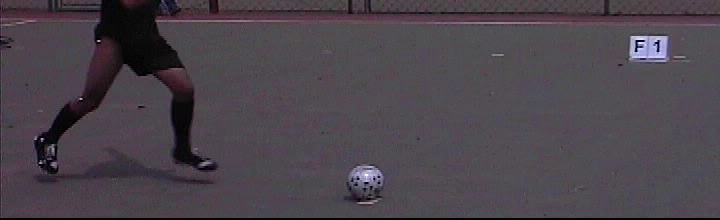
#> input picture frame 6 of c1.avi, 720 x 220 px
$ python codigobola.py
#> lines starting #> are read from the running program, lines starting #| are printed output that depends on the picture; after the words box and inside, x2 and y2 are one past the last pixel; in counts of white or black regions, pixels touching at a corner belong together
import cv2
import numpy as np
import matplotlib.pyplot as plt
import pandas as pd

# Definir o caminho do vídeo
video_path = "C:\\Users\\carol\\Downloads\\IBmBiomec\\Tarefa2\\c1.avi"

# Carregar o vídeo
cap = cv2.VideoCapture(video_path)
if not cap.isOpened():
    print("Erro ao abrir o vídeo. Verifique o caminho do arquivo.")
    exit()

# Lista para armazenar as coordenadas 2D da bola em cada frame
coordinates_2d = []

while cap.isOpened():
    ret, frame = cap.read()
#> frame is the input picture: shape (220, 720, 3); mean B, G, R 76.4, 68.5, 75.8
    if not ret:
        break

    # Converter para escala de cinza
    gray = cv2.cvtColor(frame, cv2.COLOR_BGR2GRAY)

    # Aplicar suavização
    gray = cv2.GaussianBlur(gray, (11, 11), 0)  # Reduzir o tamanho do kernel para uma suavização mais leve
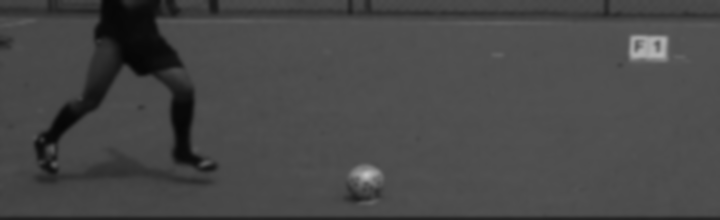
#> gray: shape (220, 720); min 6, max 194, mean 71.7

    # Aplicar limite para reduzir ruídos
    _, thresh = cv2.threshold(gray, 120, 255, cv2.THRESH_BINARY)
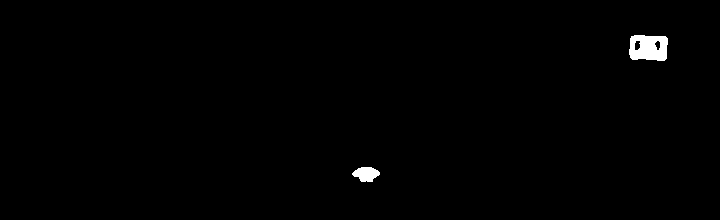
#> thresh: shape (220, 720); 0.71% white; 2 white regions, box (x1, y1, x2, y2) and area: (629, 35, 668, 61) 835, (352, 167, 380, 182) 295

    # Detectar círculos usando a Transformada de Hough com parâmetros ajustados
    circles = cv2.HoughCircles(
        thresh, cv2.HOUGH_GRADIENT, dp=1.5, minDist=30,
        param1=70, param2=20, minRadius=8, maxRadius=35
    )
#> circles = [[642.8, 45.75, 13.85]]

    # Se houver círculos detectados
    if circles is not None:
        circles = np.round(circles[0, :]).astype("int")
#> circles = [[643, 46, 14]]
        x, y, r = circles[0]  # Pegando o primeiro círculo encontrado
#> x = 643; y = 46; r = 14
        coordinates_2d.append((x, y))

        # Desenhar o círculo detectado para visualização
        cv2.circle(frame, (x, y), r, (0, 255, 0), 4)
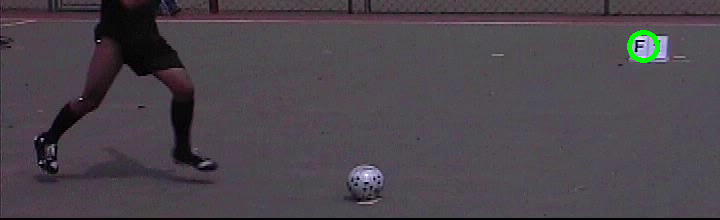
#> frame: shape (220, 720, 3); 0.28% of pixels changed, all inside (x1, y1, x2, y2) = (627, 30, 660, 63)

    # Mostrar o frame com a bola detectada (opcional)
    cv2.imshow("Detecção da Bola", frame)
    if cv2.waitKey(1) & 0xFF == ord('q'):  # Pressione 'q' para sair manualmente
#> (key q is pressed here)
        break

cap.release()
cv2.destroyAllWindows()

# Verificar se temos dados de coordenadas 2D suficientes
if len(coordinates_2d) == 0:
    print("Nenhum círculo foi detectado nos frames do vídeo.")
    exit()

# Converter coordinates_2d para um array Numpy
coordinates_2d = np.array(coordinates_2d)
#> coordinates_2d = [[643, 46]]

# Criar um DataFrame do pandas a partir das coordenadas
df = pd.DataFrame(coordinates_2d, columns=['x', 'y'])
#> df = table of 1 rows and 2 columns

# Definir o caminho para salvar o CSV
csv_file_path = "C:\\Users\\carol\\Downloads\\coordenadas_bola.csv"
df.to_csv(csv_file_path, index=False)

print(f"Coordenadas salvas em {csv_file_path}")

# Plotar a trajetória da bola em 2D
plt.figure()
plt.plot(coordinates_2d[:, 0], coordinates_2d[:, 1], 'o-', color='blue')
plt.xlabel("X (pixels)")
plt.ylabel("Y (pixels)")
plt.title("Trajetória da Bola em 2D")
plt.gca().invert_yaxis()  # Inverter o eixo Y para corresponder à orientação da imagem
plt.show()
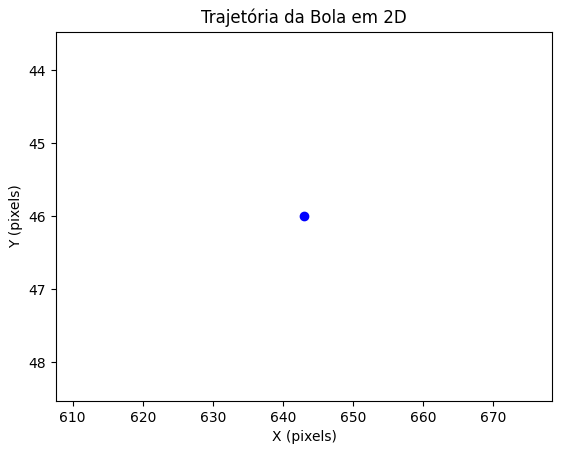
#> figure drawn by matplotlib, 1 panel

# falta ajustar o reconhecimento de círculos

$ run again, starting later in the video
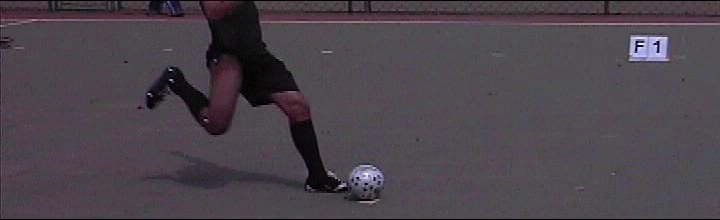
#> input picture frame 28 of c1.avi, 720 x 220 px
#> frame is the input picture: shape (220, 720, 3); mean B, G, R 76.2, 68.2, 75.7
#> `gray = cv2.GaussianBlur(gray, (11, 11), 0)`:
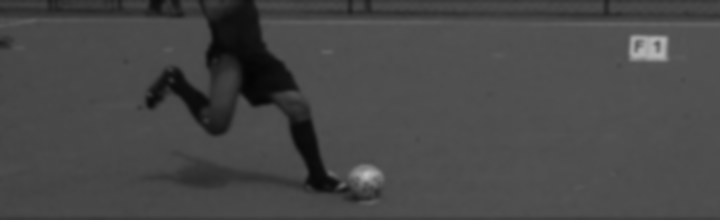
#> gray: shape (220, 720); min 4, max 192, mean 71.6
#> thresh: shape (220, 720); 0.74% white; 2 white regions, box (x1, y1, x2, y2) and area: (629, 35, 668, 61) 860, (353, 166, 381, 183) 307
#> `circles = cv2.HoughCircles( thresh, cv2.HOUGH_GRADIENT, dp=1.5, minDis..`: circles = [[642.8, 47.25, 14]]
#> `circles = np.round(circles[0, :]).astype("int")`: circles = [[643, 47, 14]]
#> x = 643; y = 47; r = 14
#> `cv2.circle(frame, (x, y), r, (0, 255, 0), 4)`:
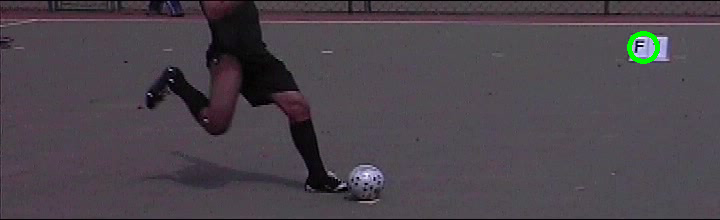
#> frame: shape (220, 720, 3); 0.28% of pixels changed, all inside (x1, y1, x2, y2) = (627, 31, 660, 64)
#> coordinates_2d = [[643, 47]]
#> df = table of 1 rows and 2 columns

$ run again, starting later in the video
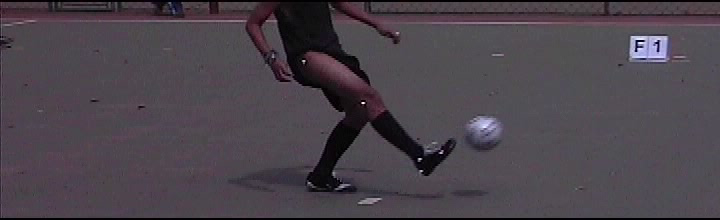
#> input picture frame 51 of c1.avi, 720 x 220 px
#> frame is the input picture: shape (220, 720, 3); mean B, G, R 76, 68.2, 75.5
#> `_, thresh = cv2.threshold(gray, 120, 255, cv2.THRESH_BINARY)`:
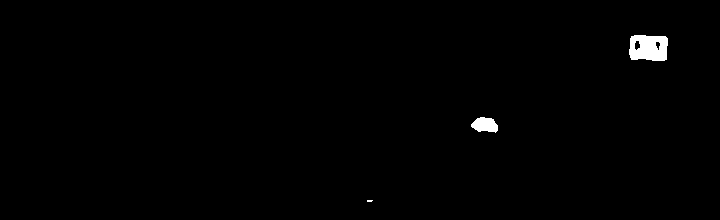
#> thresh: shape (220, 720); 0.75% white; 3 white regions (1 under 20 px), largest, box (x1, y1, x2, y2) and area: (629, 35, 668, 61) 859, (471, 117, 498, 133) 311
#> `circles = cv2.HoughCircles( thresh, cv2.HOUGH_GRADIENT, dp=1.5, minDis..`: circles = [[651.8, 45.75, 14.15]]
#> `circles = np.round(circles[0, :]).astype("int")`: circles = [[652, 46, 14]]
#> x = 652; y = 46; r = 14
#> frame: shape (220, 720, 3); 0.28% of pixels changed, all inside (x1, y1, x2, y2) = (636, 30, 669, 63)
#> coordinates_2d = [[652, 46]]
#> df = table of 1 rows and 2 columns
#> `plt.show()`:
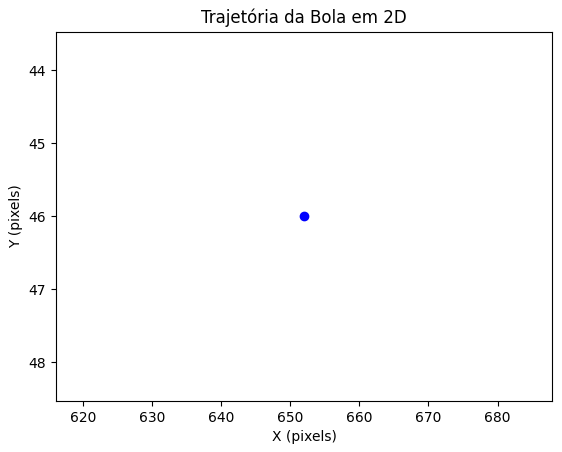
#> figure drawn by matplotlib, 1 panel
